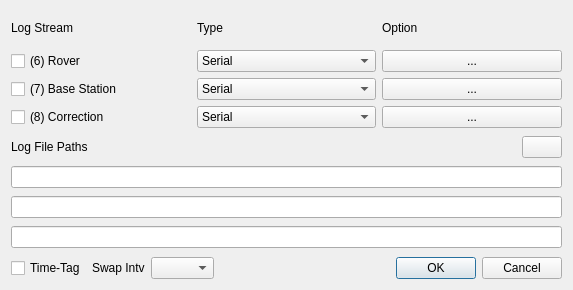
<?xml version="1.0" encoding="UTF-8"?>
<ui version="4.0">
 <class>LogStrDialog</class>
 <widget class="QWidget" name="LogStrDialog">
  <property name="geometry">
   <rect>
    <x>0</x>
    <y>0</y>
    <width>573</width>
    <height>290</height>
   </rect>
  </property>
  <property name="windowTitle">
   <string>Log Streams</string>
  </property>
  <layout class="QGridLayout" name="gridLayout">
   <item row="2" column="0">
    <widget class="QWidget" name="widget_3" native="true">
     <layout class="QHBoxLayout" name="horizontalLayout">
      <property name="leftMargin">
       <number>0</number>
      </property>
      <property name="topMargin">
       <number>0</number>
      </property>
      <property name="rightMargin">
       <number>0</number>
      </property>
      <property name="bottomMargin">
       <number>0</number>
      </property>
      <item>
       <widget class="QCheckBox" name="cBTimeTag">
        <property name="toolTip">
         <string>Generate time-tags</string>
        </property>
        <property name="text">
         <string>Time-Tag</string>
        </property>
       </widget>
      </item>
      <item>
       <widget class="QLabel" name="lblSwapInterval">
        <property name="text">
         <string>Swap Intv</string>
        </property>
        <property name="buddy">
         <cstring>cBSwapInterval</cstring>
        </property>
       </widget>
      </item>
      <item>
       <widget class="QComboBox" name="cBSwapInterval">
        <property name="toolTip">
         <string>Select swap interval for output data. Use specific keys (see &quot;?&quot; button) in the file path to generate unique filenames.</string>
        </property>
        <item>
         <property name="text">
          <string/>
         </property>
        </item>
        <item>
         <property name="text">
          <string>0.25 h</string>
         </property>
        </item>
        <item>
         <property name="text">
          <string>0.5 h</string>
         </property>
        </item>
        <item>
         <property name="text">
          <string>1 h</string>
         </property>
        </item>
        <item>
         <property name="text">
          <string>3 h</string>
         </property>
        </item>
        <item>
         <property name="text">
          <string>6 h</string>
         </property>
        </item>
        <item>
         <property name="text">
          <string>12 h</string>
         </property>
        </item>
        <item>
         <property name="text">
          <string>24 h</string>
         </property>
        </item>
       </widget>
      </item>
     </layout>
    </widget>
   </item>
   <item row="1" column="0" colspan="2">
    <widget class="QWidget" name="widget_2" native="true">
     <layout class="QGridLayout" name="gridLayout_3">
      <property name="leftMargin">
       <number>0</number>
      </property>
      <property name="topMargin">
       <number>0</number>
      </property>
      <property name="rightMargin">
       <number>0</number>
      </property>
      <property name="bottomMargin">
       <number>0</number>
      </property>
      <item row="0" column="0">
       <widget class="QLabel" name="lblF1">
        <property name="text">
         <string>Log File Paths</string>
        </property>
        <property name="buddy">
         <cstring>lEFilePath1</cstring>
        </property>
       </widget>
      </item>
      <item row="0" column="1">
       <widget class="QPushButton" name="btnKey">
        <property name="sizePolicy">
         <sizepolicy hsizetype="Fixed" vsizetype="Fixed">
          <horstretch>0</horstretch>
          <verstretch>0</verstretch>
         </sizepolicy>
        </property>
        <property name="toolTip">
         <string>Show placeholder keys</string>
        </property>
        <property name="icon">
         <iconset resource="../icon/resources.qrc">
          <normaloff>:/buttons/key</normaloff>:/buttons/key</iconset>
        </property>
       </widget>
      </item>
      <item row="1" column="0" colspan="2">
       <widget class="QLineEdit" name="lEFilePath1">
        <property name="toolTip">
         <string>Specify file name for rover log data</string>
        </property>
       </widget>
      </item>
      <item row="2" column="0" colspan="2">
       <widget class="QLineEdit" name="lEFilePath2">
        <property name="toolTip">
         <string>Specify file name for base station log data</string>
        </property>
       </widget>
      </item>
      <item row="3" column="0" colspan="2">
       <widget class="QLineEdit" name="lEFilePath3">
        <property name="toolTip">
         <string>Specify file name for correction log data</string>
        </property>
       </widget>
      </item>
     </layout>
    </widget>
   </item>
   <item row="2" column="1">
    <widget class="QDialogButtonBox" name="buttonBox">
     <property name="standardButtons">
      <set>QDialogButtonBox::Cancel|QDialogButtonBox::Ok</set>
     </property>
    </widget>
   </item>
   <item row="0" column="0" colspan="2">
    <widget class="QWidget" name="widget" native="true">
     <layout class="QGridLayout" name="gridLayout_2">
      <property name="leftMargin">
       <number>0</number>
      </property>
      <property name="topMargin">
       <number>0</number>
      </property>
      <property name="rightMargin">
       <number>0</number>
      </property>
      <property name="bottomMargin">
       <number>0</number>
      </property>
      <item row="1" column="0">
       <widget class="QCheckBox" name="cBStream1C">
        <property name="toolTip">
         <string>Enable rover data stream logging</string>
        </property>
        <property name="text">
         <string>(6) Rover</string>
        </property>
       </widget>
      </item>
      <item row="0" column="0">
       <widget class="QLabel" name="lblLogStream">
        <property name="text">
         <string>Log Stream</string>
        </property>
        <property name="buddy">
         <cstring>cBStream1C</cstring>
        </property>
       </widget>
      </item>
      <item row="0" column="1">
       <widget class="QLabel" name="lblLogType">
        <property name="text">
         <string>Type</string>
        </property>
        <property name="buddy">
         <cstring>cBStream1</cstring>
        </property>
       </widget>
      </item>
      <item row="2" column="0">
       <widget class="QCheckBox" name="cBStream2C">
        <property name="toolTip">
         <string>Enable base station data stream logging</string>
        </property>
        <property name="text">
         <string>(7) Base Station</string>
        </property>
       </widget>
      </item>
      <item row="0" column="2">
       <widget class="QLabel" name="lblLogOption">
        <property name="text">
         <string>Option</string>
        </property>
        <property name="buddy">
         <cstring>btnStream1</cstring>
        </property>
       </widget>
      </item>
      <item row="3" column="0">
       <widget class="QCheckBox" name="cBStream3C">
        <property name="toolTip">
         <string>Enable correction data stream logging</string>
        </property>
        <property name="text">
         <string>(8) Correction</string>
        </property>
       </widget>
      </item>
      <item row="1" column="1">
       <widget class="QComboBox" name="cBStream1">
        <property name="toolTip">
         <string>Select log stream type for rover</string>
        </property>
        <item>
         <property name="text">
          <string>Serial</string>
         </property>
        </item>
        <item>
         <property name="text">
          <string>TCP Client</string>
         </property>
        </item>
        <item>
         <property name="text">
          <string>TCP Server</string>
         </property>
        </item>
        <item>
         <property name="text">
          <string>NTRIP Server</string>
         </property>
        </item>
        <item>
         <property name="text">
          <string>NTRIP Caster</string>
         </property>
        </item>
        <item>
         <property name="text">
          <string>File</string>
         </property>
        </item>
       </widget>
      </item>
      <item row="2" column="1">
       <widget class="QComboBox" name="cBStream2">
        <property name="toolTip">
         <string>Select log stream type for base station</string>
        </property>
        <item>
         <property name="text">
          <string>Serial</string>
         </property>
        </item>
        <item>
         <property name="text">
          <string>TCP Client</string>
         </property>
        </item>
        <item>
         <property name="text">
          <string>TCP Server</string>
         </property>
        </item>
        <item>
         <property name="text">
          <string>NTRIP Server</string>
         </property>
        </item>
        <item>
         <property name="text">
          <string>NTRIP Caster</string>
         </property>
        </item>
        <item>
         <property name="text">
          <string>File</string>
         </property>
        </item>
       </widget>
      </item>
      <item row="3" column="1">
       <widget class="QComboBox" name="cBStream3">
        <property name="toolTip">
         <string>Select log stream type for correction data</string>
        </property>
        <item>
         <property name="text">
          <string>Serial</string>
         </property>
        </item>
        <item>
         <property name="text">
          <string>TCP Client</string>
         </property>
        </item>
        <item>
         <property name="text">
          <string>TCP Server</string>
         </property>
        </item>
        <item>
         <property name="text">
          <string>NTRIP Server</string>
         </property>
        </item>
        <item>
         <property name="text">
          <string>NTRIP Caster</string>
         </property>
        </item>
        <item>
         <property name="text">
          <string>File</string>
         </property>
        </item>
       </widget>
      </item>
      <item row="1" column="2">
       <widget class="QPushButton" name="btnStream1">
        <property name="toolTip">
         <string>Select options for the rover log data stream</string>
        </property>
        <property name="text">
         <string>...</string>
        </property>
       </widget>
      </item>
      <item row="2" column="2">
       <widget class="QPushButton" name="btnStream2">
        <property name="toolTip">
         <string>Select options for the base station log data stream</string>
        </property>
        <property name="text">
         <string>...</string>
        </property>
       </widget>
      </item>
      <item row="3" column="2">
       <widget class="QPushButton" name="btnStream3">
        <property name="toolTip">
         <string>Select options for the correction log data stream</string>
        </property>
        <property name="text">
         <string>...</string>
        </property>
       </widget>
      </item>
     </layout>
    </widget>
   </item>
  </layout>
 </widget>
 <tabstops>
  <tabstop>cBStream1C</tabstop>
  <tabstop>cBStream1</tabstop>
  <tabstop>btnStream1</tabstop>
  <tabstop>cBStream2C</tabstop>
  <tabstop>cBStream2</tabstop>
  <tabstop>btnStream2</tabstop>
  <tabstop>cBStream3C</tabstop>
  <tabstop>cBStream3</tabstop>
  <tabstop>btnStream3</tabstop>
  <tabstop>btnKey</tabstop>
  <tabstop>lEFilePath1</tabstop>
  <tabstop>lEFilePath2</tabstop>
  <tabstop>lEFilePath3</tabstop>
  <tabstop>cBTimeTag</tabstop>
  <tabstop>cBSwapInterval</tabstop>
 </tabstops>
 <resources>
  <include location="../icon/resources.qrc"/>
 </resources>
 <connections/>
</ui>
